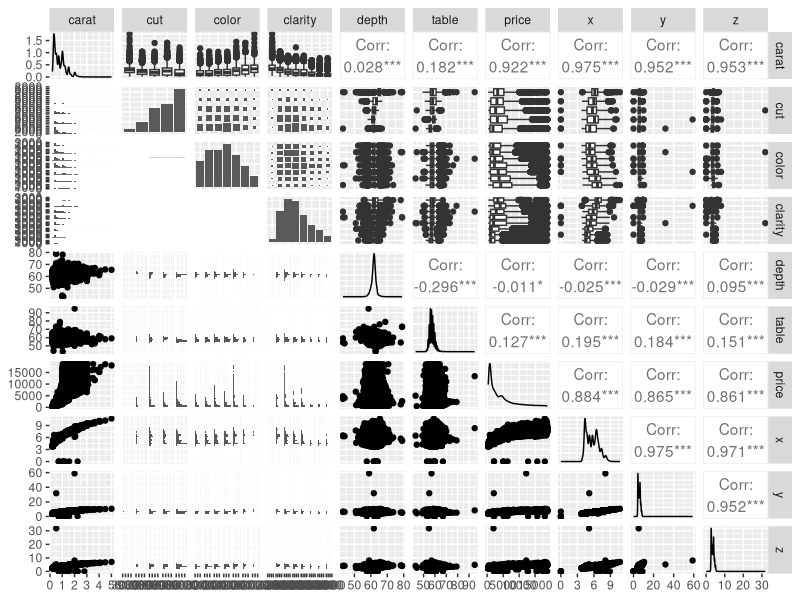
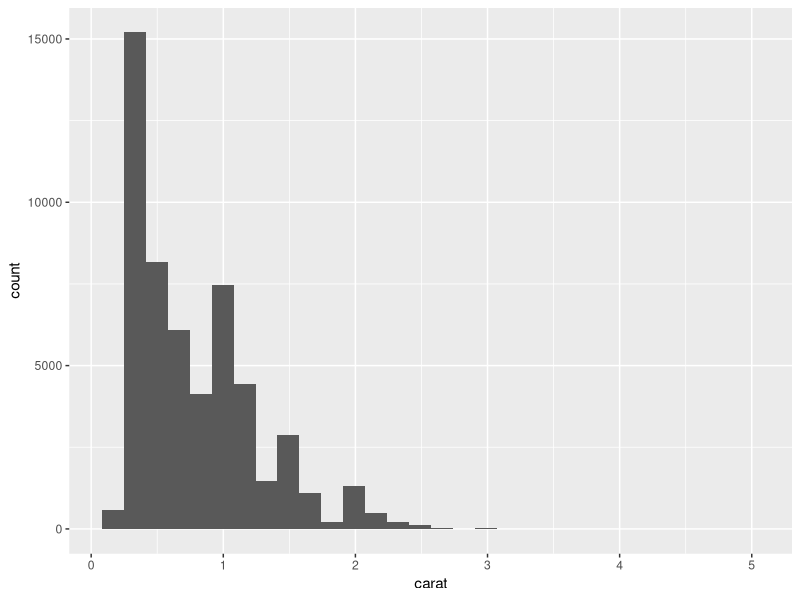
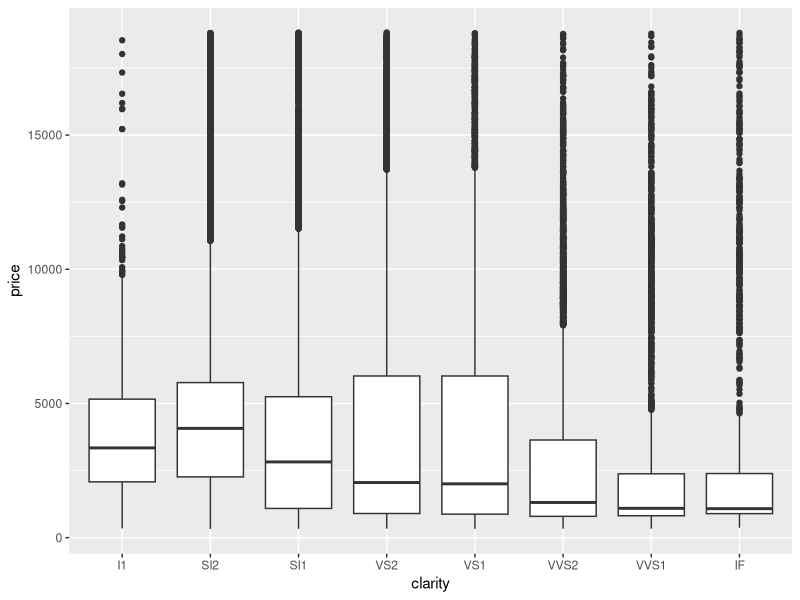

The R source for these figures, in order:
## ---- chunk 1
#Loading Libraries
library(tidyverse)
library(skimr)
library(GGally)
## ---- chunk 2
#View Data
names(diamonds)
dim(diamonds)
summary(diamonds)
head(diamonds)
tail(diamonds)
skimr::skim(diamonds)
## ---- chunk 3
# Make a pairplot
GGally::ggpairs(diamonds)
## ---- chunk 4
# Make a histogram
ggplot(data = diamonds, aes(x = carat)) +
  geom_histogram()

## ---- chunk 5
#boxplot of diamond clarity (on the x-axis) and price (y-axis).
ggplot(data = diamonds, aes(x = clarity, y=price)) +
  geom_boxplot()

